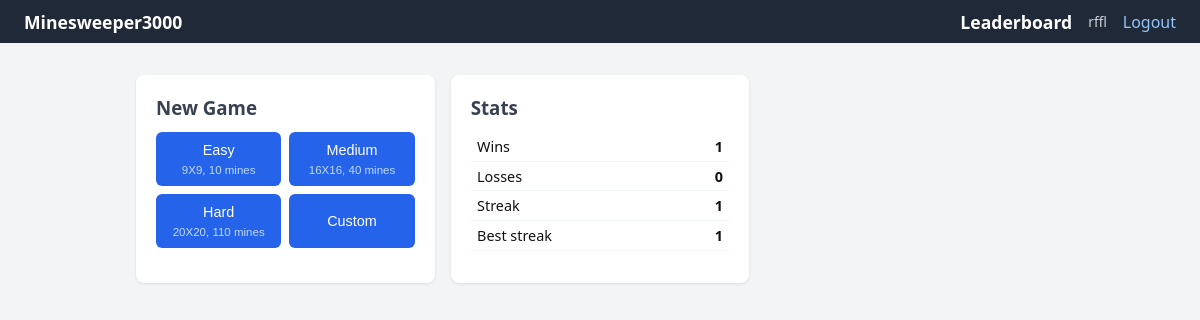
/ (signed in), run on an earlier commit of the app's database.
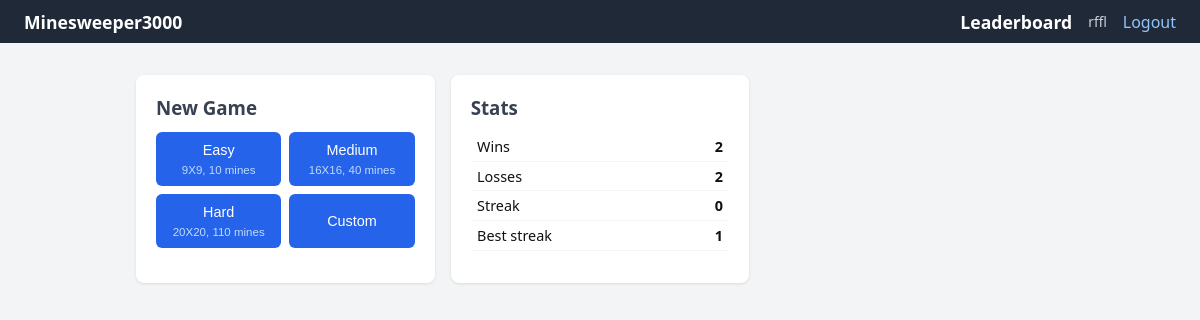
And on a later commit of the database.
### models.py (models this page shows)
class User(SQLModel, table=True):
    id: int | None = Field(default = None, primary_key=True)
    name: str
    password: str

class UserStats(SQLModel, table=True):
    id: int = Field(default=None, primary_key=True)
    user_id: int = Field(foreign_key="user.id", unique=True)
    games_won: int = Field(default=0)
    games_lost: int = Field(default=0)
    current_streak: int = Field(default=0)
    best_streak: int = Field(default=0)

### main.py (the view)
@app.get("/", response_class=HTMLResponse)
async def home(request: Request, user: User = Depends(get_active_user), session: Session = Depends(get_session)):
    if not user:
        return RedirectResponse("/login")
    stats  = session.exec(select(UserStats).where(UserStats.user_id == user.id)).first()
    template = "home_partial.html" if request.headers.get("HX-Request") else "home.html"
    return templates.TemplateResponse(request, template, {
         "user": user, "stats": stats, "difficulties": G.difficulties})

### templates/home.html (shortened to what this page needs)
{% extends "index.html" %}
{% block content %}
<div class="home-grid">
    <section class="card">
        <h3>New Game</h3>
        <form hx-post="/game/new" hx-target="#main" hx-swap="innerHTML">
            <div class="diff-buttons">
                {% for name, d in difficulties.items() %}
                <button type="submit" name="difficulty" value="{{ name }}" class="{% if 'Mobile' in name %}mobile{% elif 'easy' in name %}mobile,desktop{% else %}desktop{% endif %}">
                    {{ name|capitalize }}
                    <small>{{ d.rows }}X{{ d.cols }}, {{ d.mines }} mines</small>
                </button>
                {% endfor %}
                <button type="button"
                    onclick="document.getElementById('custom-fields').classList.toggle('hidden')">
                    Custom
                </button>
            </div>
        </form>
    </section>
    <section class="card">
        <h3>Stats</h3>
        <table class="info-table">
            <tr><td>Wins</td> <td>{{ stats.games_won }}</td></tr>
            <tr><td>Losses</td> <td>{{ stats.games_lost }}</td></tr>
            <tr><td>Streak</td> <td>{{ stats.current_streak }}</td></tr>
            <tr><td>Best streak</td> <td>{{ stats.best_streak }}</td></tr>
        </table>
    </section>
</div>
{% endblock %}

### templates/index.html (shortened to what this page needs)
<!DOCTYPE html>
<html lang="pt-br">
    <head>
        <link rel="stylesheet" href="/static/style.css">
    </head>
    <body>
        <nav>
        <a href="/">Minesweeper3000</a>
        {% if user %}
        <div class="nav-right">
            <a href="/leaderboard">Leaderboard</a>
            <span class="nav-user">{{ user.name }}</span>
            <a href="/logout">Logout</a>
        </div>
        {% endif %}
        </nav>
        <main id="main">
            {% block content %}{% endblock %}
        </main>
    </body>
</html>

### static/style.css (style rules this page uses)
*, *::before, *::after { box-sizing: border-box; margin: 0; padding: 0; }
body { font-family: system-ui, sans-serif; background: #f3f4f6; color: #111; }
nav { background: #1f2937; color: white; padding: .6rem 1.5rem; display: flex; flex-direction: column; align-items: flex-start; gap: 1rem; }
nav a { color: #93c5fd; text-decoration: none; }
nav a:first-child { color: white; font-weight: 700; font-size: 1.1rem; }
.nav-right { display: flex; gap: 1rem; align-items: center; }
.nav-user { color: #d1d5db; font-size: .85rem; }
#main { max-width: 960px; margin: 2rem auto; padding: 0 1rem; }
h3 { margin-bottom: .75rem; color: #374151; }
.card { background: white; border-radius: 8px; padding: 1.25rem; box-shadow: 0 1px 3px rgba(0,0,0,.1); }
.home-grid { display: grid; grid-template-columns: 1fr; gap: 1rem; }
button, .btn { display: inline-block; padding: .5rem 1rem; background: #2563eb; color: white; border: none; border-radius: 6px; font-size: .9rem; cursor: pointer; text-decoration: none; }
.diff-buttons { display: flex; gap: .5rem; flex-wrap: wrap; margin-bottom: .5rem; }
.diff-buttons button { flex: 1; min-width: 90px; text-align: center; line-height: 1.4; }
.diff-buttons small { display: block; font-size: .72rem; color: #bfdbfe; margin-top: .1rem; }
.info-table { width: 100%; border-collapse: collapse; margin-bottom: .75rem; }
.info-table td { padding: .3rem .4rem; border-bottom: 1px solid #f3f4f6; font-size: .9rem; }
.info-table td:last-child { text-align: right; font-weight: 600; }
.desktop { display: none; }
@media (min-width: 600px) { nav { flex-direction: row; justify-content: space-between; align-items: center; } }
@media (min-width: 600px) { .home-grid { grid-template-columns: repeat(2, 1fr); } }
@media (min-width: 900px) { .home-grid { grid-template-columns: repeat(3, 1fr); } }
@media (min-width: 600px) { .desktop { display: inline-block; } }

What changed in the data, as far as the page shows it:
changed UserStats: games_won "1" → "2"; games_lost "0" → "2"; current_streak "1" → "0"
